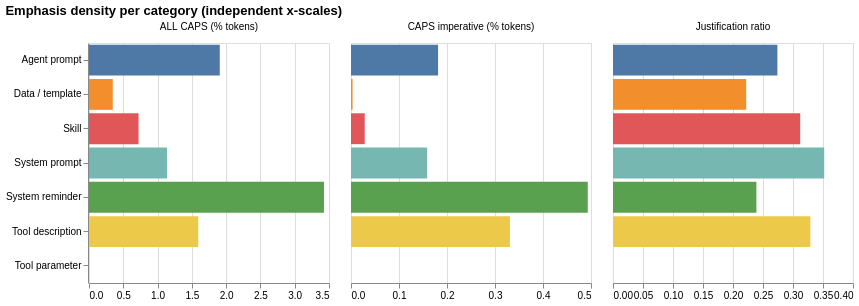

The notebook cell saved with this chart:
### Markdown cell above
### Emphasis density per category (3-panel)

Three panels side by side. **Each panel uses its own x-scale** — that's intentional, since ALL CAPS density (typically 0.5–8% of tokens), CAPS-imperative density (typically 0.05–0.5%), and justification ratio (typically 0.0–0.5) live on completely different magnitudes. Compare patterns *within* a panel (which categories are highest); do NOT compare absolute bar widths *across* panels.

Welfare-relevant pattern to watch: **System reminders** typically lead the ALL CAPS panel (loud); **Tool descriptions** typically lead the CAPS-imperative panel (loud commands specifically); the justification-ratio panel runs low across all categories — most rules are issued without a stated reason.

### Code cell
"""Emphasis: ALL CAPS, CAPS imperative, justification ratio per category — Altair."""

emphasis_long = pd.DataFrame([
    {"category": cat, "metric": metric, "value": value}
    for cat in cats
    for metric, value in [
        ("ALL CAPS (% tokens)",
            by_category[cat]["metrics"]["all_caps"]["pct"]),
        ("CAPS imperative (% tokens)",
            by_category[cat]["metrics"]["caps_imperative"]["pct"]),
        ("Justification ratio",
            by_category[cat]["metrics"]["justification"]["ratio"]),
    ]
])

emphasis_chart = (
    alt.Chart(emphasis_long)
    .mark_bar()
    .encode(
        x=alt.X("value:Q", title=None),
        y=alt.Y("category:N", sort=cats, title=None),
        color=alt.Color("category:N",
                         scale=alt.Scale(domain=cats,
                                         range=[CATEGORY_COLORS[c] for c in cats]),
                         legend=None),
        column=alt.Column("metric:N", title=None,
                            sort=["ALL CAPS (% tokens)",
                                  "CAPS imperative (% tokens)",
                                  "Justification ratio"]),
        tooltip=[alt.Tooltip("category:N"),
                 alt.Tooltip("metric:N"),
                 alt.Tooltip("value:Q", format=".3f")],
    )
    .resolve_scale(x="independent")
    .properties(width=240, height=240,
                title="Emphasis density per category (independent x-scales)")
)
emphasis_chart

### Figure 1 — Vega-Lite specification as saved in the notebook (floating-point values rounded to 4 significant figures)
{"config": {"view": {"continuousWidth": 300, "continuousHeight": 300}}, "data": {"name": "data-f7adb73821737dda2d0cb6d7d9235e7e"}, "mark": {"type": "bar"}, "encoding": {"color": {"field": "category", "legend": null, "scale": {"domain": ["Agent prompt", "Data / template", "Skill", "System prompt", "System reminder", "Tool description", "Tool parameter"], "range": ["#4e79a7", "#f28e2c", "#e15759", "#76b7b2", "#59a14f", "#edc949", "#af7aa1"]}, "type": "nominal"}, "column": {"field": "metric", "sort": ["ALL CAPS (% tokens)", "CAPS imperative (% tokens)", "Justification ratio"], "title": null, "type": "nominal"}, "tooltip": [{"field": "category", "type": "nominal"}, {"field": "metric", "type": "nominal"}, {"field": "value", "format": ".3f", "type": "quantitative"}], "x": {"field": "value", "title": null, "type": "quantitative"}, "y": {"field": "category", "sort": ["Agent prompt", "Data / template", "Skill", "System prompt", "System reminder", "Tool description", "Tool parameter"], "title": null, "type": "nominal"}}, "height": 240, "resolve": {"scale": {"x": "independent"}}, "title": "Emphasis density per category (independent x-scales)", "width": 240, "$schema": "https://vega.github.io/schema/vega-lite/v6.4.1.json", "datasets": {"data-f7adb73821737dda2d0cb6d7d9235e7e": [{"category": "Agent prompt", "metric": "ALL CAPS (% tokens)", "value": 1.907}, {"category": "Agent prompt", "metric": "CAPS imperative (% tokens)", "value": 0.1814}, {"category": "Agent prompt", "metric": "Justification ratio", "value": 0.274}, {"category": "Data / template", "metric": "ALL CAPS (% tokens)", "value": 0.3467}, {"category": "Data / template", "metric": "CAPS imperative (% tokens)", "value": 0.0033}, {"category": "Data / template", "metric": "Justification ratio", "value": 0.222}, {"category": "Skill", "metric": "ALL CAPS (% tokens)", "value": 0.7224}, {"category": "Skill", "metric": "CAPS imperative (% tokens)", "value": 0.0286}, {"category": "Skill", "metric": "Justification ratio", "value": 0.312}, {"category": "System prompt", "metric": "ALL CAPS (% tokens)", "value": 1.137}, {"category": "System prompt", "metric": "CAPS imperative (% tokens)", "value": 0.1587}, {"category": "System prompt", "metric": "Justification ratio", "value": 0.352}, {"category": "System reminder", "metric": "ALL CAPS (% tokens)", "value": 3.427}, {"category": "System reminder", "metric": "CAPS imperative (% tokens)", "value": 0.4933}, {"category": "System reminder", "metric": "Justification ratio", "value": 0.239}, {"category": "Tool description", "metric": "ALL CAPS (% tokens)", "value": 1.593}, {"category": "Tool description", "metric": "CAPS imperative (% tokens)", "value": 0.3311}, {"category": "Tool description", "metric": "Justification ratio", "value": 0.329}, {"category": "Tool parameter", "metric": "ALL CAPS (% tokens)", "value": 0.0}, {"category": "Tool parameter", "metric": "CAPS imperative (% tokens)", "value": 0.0}, {"category": "Tool parameter", "metric": "Justification ratio", "value": 0.0}]}}
